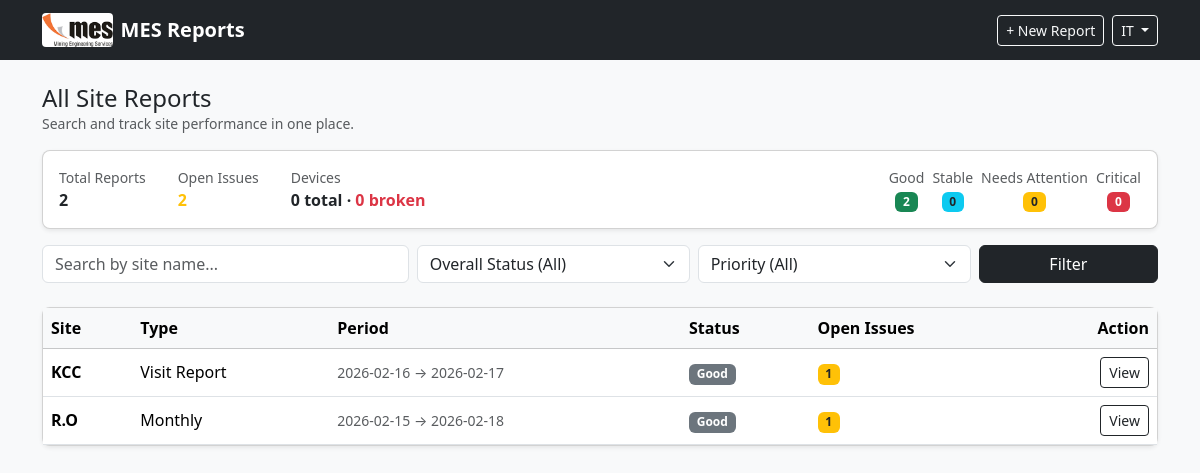
Page / (signed in) on the earlier database version.
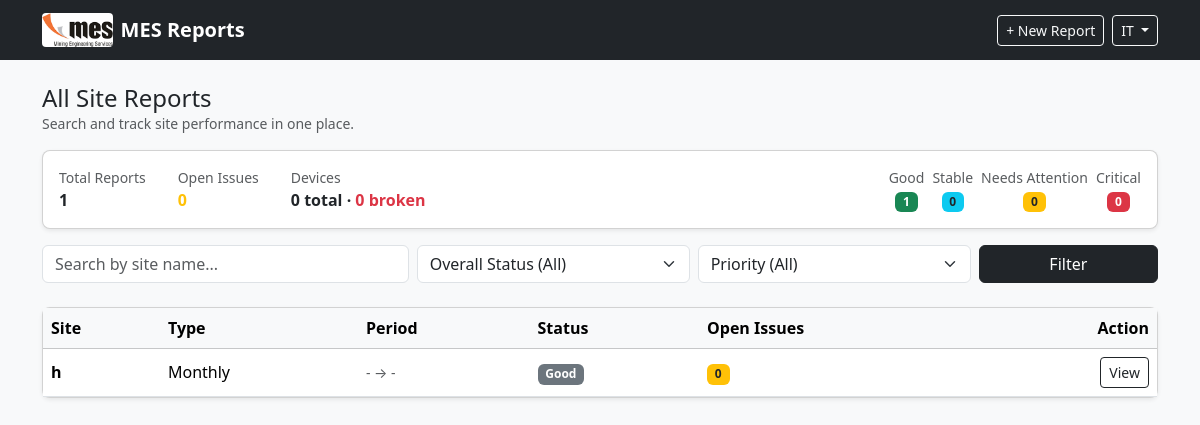
Same page on the later database version.
### tables this page shows
CREATE TABLE reports (
        id INTEGER PRIMARY KEY AUTOINCREMENT,
        site_name TEXT NOT NULL,
        location TEXT,
        report_type TEXT NOT NULL,
        period_start TEXT,
        period_end TEXT,
        prepared_by TEXT,
        department TEXT,
        date_submitted TEXT,
        prepared_by_title TEXT,
        office_manager TEXT,
        director_it TEXT,

        executive_summary TEXT,
        overall_status TEXT,

        network_status TEXT,
        power_status TEXT,
        hardware_status TEXT,
        biomedical_status TEXT,
        cameras_live INTEGER DEFAULT 0,
        cameras_down INTEGER DEFAULT 0,
        biometrics_live INTEGER DEFAULT 0,
        biometrics_down INTEGER DEFAULT 0,
        software_status TEXT,
        security_status TEXT,

        recommendations TEXT,
        risks_constraints TEXT,
        conclusion TEXT,

        created_at TEXT NOT NULL
    );

### app.py (the view, shortened to what this page needs)
@app.route("/")
@login_required
def index():
    site = request.args.get("site", "").strip()
    status = request.args.get("status", "").strip()
    priority = request.args.get("priority", "").strip()
    conn = get_db()
    cur = conn.cursor()
    query = """
        SELECT r.*,
        (SELECT COUNT(*) FROM issues i WHERE i.report_id = r.id AND i.status != 'Resolved') AS open_issues
        FROM reports r
        WHERE 1=1
    """
    params = []
    if site:
        query += " AND r.site_name LIKE ?"
        params.append(f"%{site}%")
    if status:
        query += " AND r.overall_status = ?"
        params.append(status)
    query += " ORDER BY r.created_at DESC"
    reports = cur.execute(query, params).fetchall()
    conn.close()
    total_reports = len(reports)
    total_open_issues = sum([r["open_issues"] or 0 for r in reports])
    status_counts = {"Good": 0, "Stable": 0, "Needs Attention": 0, "Critical": 0}
    for r in reports:
        s = r["overall_status"] or ""
        if s in status_counts:
            status_counts[s] += 1
    device_total = 0
    device_broken = 0
    report_ids = [r["id"] for r in reports]
    if report_ids:
        conn = get_db()
        cur = conn.cursor()
        q = f"SELECT COUNT(*) AS c FROM devices WHERE report_id IN ({','.join('?'*len(report_ids))})"
        device_total = cur.execute(q, report_ids).fetchone()["c"]
        q2 = f"SELECT COUNT(*) AS c FROM devices WHERE report_id IN ({','.join('?'*len(report_ids))}) AND status = ?"
        device_broken = cur.execute(q2, report_ids + ["Broken"]).fetchone()["c"]
        conn.close()
    return render_template(
        "index.html",
        reports=reports,
        site=site,
        status=status,
        priority=priority,
        total_reports=total_reports,
        total_open_issues=total_open_issues,
        status_counts=status_counts,
        device_total=device_total,
        device_broken=device_broken,
    )

### app.py (called while the page is built)
def get_db():
    os.makedirs(app.instance_path, exist_ok=True)
    conn = sqlite3.connect(DB_PATH)
    conn.row_factory = sqlite3.Row
    return conn

@app.before_request
def startup():
    init_db()

def login_required(f):
    @wraps(f)
    def decorated_function(*args, **kwargs):
        if 'user_id' not in session:
            flash("Please log in first.", "warning")
            return redirect(url_for('login'))
        return f(*args, **kwargs)
    return decorated_function

### templates/index.html (shortened to what this page needs)
{% extends "base.html" %}
{% block content %}
<div class="d-flex justify-content-between align-items-center mb-3">
  <div>
    <h4 class="mb-0">All Site Reports</h4>
    <div class="text-muted small">Search and track site performance in one place.</div>
  </div>
</div>
<div class="row mb-3">
  <div class="col-md-12">
    <div class="card shadow-sm">
      <div class="card-body d-flex flex-wrap gap-3 align-items-center">
        <div class="me-3">
          <div class="small text-muted">Total Reports</div>
          <div class="fw-bold">{{ total_reports or 0 }}</div>
        </div>
        <div class="me-3">
          <div class="small text-muted">Open Issues</div>
          <div class="fw-bold text-warning">{{ total_open_issues or 0 }}</div>
        </div>
        <div class="me-3">
          <div class="small text-muted">Devices</div>
          <div class="fw-bold">{{ device_total or 0 }} total · <span class="text-danger">{{ device_broken or 0 }} broken</span></div>
        </div>
        <div class="ms-auto d-flex gap-2">
          <div class="text-center">
            <div class="small text-muted">Good</div>
            <div class="badge bg-success">{{ status_counts['Good'] }}</div>
          </div>
          <div class="text-center">
            <div class="small text-muted">Stable</div>
            <div class="badge bg-info text-dark">{{ status_counts['Stable'] }}</div>
          </div>
          <div class="text-center">
            <div class="small text-muted">Needs Attention</div>
            <div class="badge bg-warning text-dark">{{ status_counts['Needs Attention'] }}</div>
          </div>
          <div class="text-center">
            <div class="small text-muted">Critical</div>
            <div class="badge bg-danger">{{ status_counts['Critical'] }}</div>
          </div>
        </div>
      </div>
    </div>
  </div>
</div>
<form class="row g-2 mb-4" method="GET">
  <div class="col-md-4">
    <input class="form-control" name="site" placeholder="Search by site name..." value="{{ site }}">
  </div>
  <div class="col-md-3">
    <select class="form-select" name="status">
      <option value="">Overall Status (All)</option>
    </select>
  </div>
  <div class="col-md-3">
    <select class="form-select" name="priority">
      <option value="">Priority (All)</option>
    </select>
  </div>
  <div class="col-md-2 d-grid">
    <button class="btn btn-dark">Filter</button>
  </div>
</form>
<div class="card shadow-sm">
  <div class="card-body p-0">
    <div class="table-responsive">
      <table class="table table-hover mb-0 align-middle">
        <thead class="table-light">
          <tr>
            <th>Site</th>
            <th>Type</th>
            <th>Period</th>
            <th>Status</th>
            <th>Open Issues</th>
            <th class="text-end">Action</th>
          </tr>
        </thead>
        <tbody>
          {% for r in reports %}
          <tr>
            <td class="fw-semibold">{{ r.site_name }}</td>
            <td>{{ r.report_type }}</td>
            <td class="small text-muted">
              {{ r.period_start or "-" }} → {{ r.period_end or "-" }}
            </td>
            <td>
              <span class="badge bg-secondary">{{ r.overall_status }}</span>
            </td>
            <td>
              <span class="badge bg-warning text-dark">{{ r.open_issues }}</span>
            </td>
            <td class="text-end">
              <a class="btn btn-sm btn-outline-dark" href="{{ url_for('report_detail', report_id=r.id) }}">
                View
              </a>
            </td>
          </tr>
          {% else %}
          <tr>
            <td colspan="6" class="text-center text-muted py-4">
              No reports found.
            </td>
          </tr>
          {% endfor %}
        </tbody>
      </table>
    </div>
  </div>
</div>
{% endblock %}

### templates/base.html (shortened to what this page needs)
<!DOCTYPE html>
<html lang="en">
<head>
  <link href="https://cdn.jsdelivr.net/npm/bootstrap@5.3.2/dist/css/bootstrap.min.css" rel="stylesheet">
  <link rel="stylesheet" href="{{ url_for('static', filename='style.css') }}">
</head>
<body>
<nav class="navbar navbar-expand-lg navbar-dark bg-dark">
  <div class="container">
    <a class="navbar-brand fw-bold d-flex align-items-center" href="{{ url_for('index') }}">
      <img src="{{ url_for('static', filename='logo.png') }}" height="34" alt="Logo" class="me-2" />
      <span>MES Reports</span>
    </a>
    <div class="collapse navbar-collapse" id="navbarNav">
      <div class="ms-auto d-flex gap-2 align-items-center">
        <a class="btn btn-outline-light btn-sm" href="{{ url_for('new_report') }}">
          + New Report
        </a>
        {% if session.get('username') %}
          <div class="dropdown">
            <button class="btn btn-outline-light btn-sm dropdown-toggle" type="button" id="dropdownUser" data-bs-toggle="dropdown" aria-expanded="false">
              {{ session['username'] }}
            </button>
          </div>
        {% endif %}
      </div>
    </div>
  </div>
</nav>
<div class="container my-4">
  {% block content %}{% endblock %}
</div>
</body>
</html>

### static/style.css (style rules this page uses)
body { background: #f8f9fa; }
.card { border-radius: 8px; }
.navbar-brand img { border-radius: 4px; }

Differences in the rows shown:
removed reports: site_name "KCC", report_type "Visit Report", period_start "2026-02-16", period_end "2026-02-17", overall_status "Good", open_issues "1"
removed reports: site_name "R.O", report_type "Monthly", period_start "2026-02-15", period_end "2026-02-18", overall_status "Good", open_issues "1"
added reports: site_name "h", report_type "Monthly", period_start "-", period_end "-", overall_status "Good", open_issues "0"
Other differences:
{{ total_reports or 0 }}: "2" → "1"
{{ total_open_issues or 0 }}: "2" → "0"
{{ status_counts['Good'] }}: "2" → "1"
